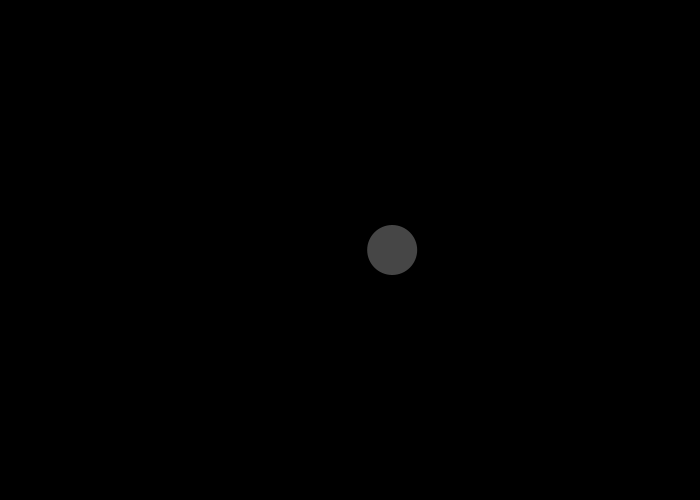
Frame 1 (no input)
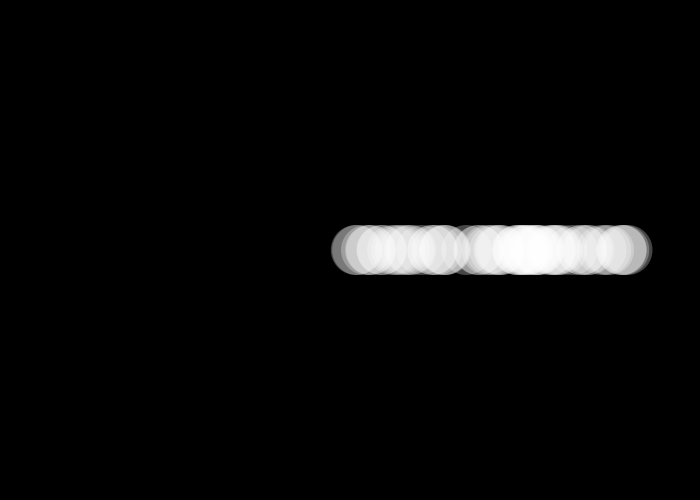
Frame 60 (the mouse pressed at the canvas centre just before this capture)
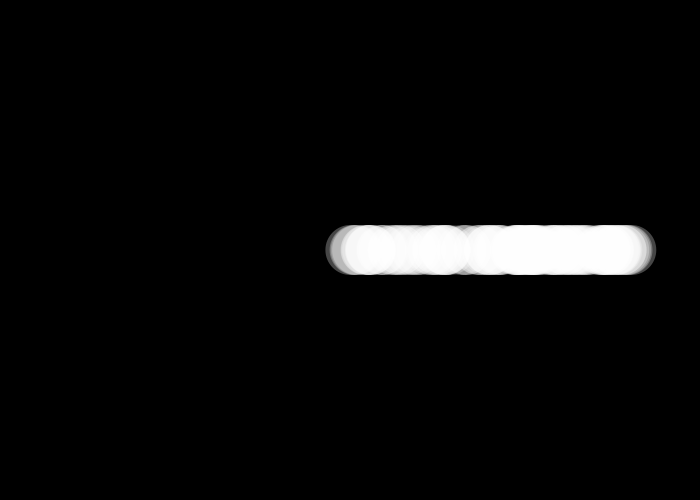
Frame 120 (the mouse held since frame 60 and released just before this capture)

The Processing sketch that drew these frames (run headless with seeded random() and noise(); from frame 60 on, the mouse is pressed at the canvas centre):

// Processing sketch: NOC_GaussianDistI
// ── NOC_GaussianDistI.pde

//Solving for Standard Deviation
int elementCount = 100;
float[] array = new float[elementCount];                  //Initialize an array
float[] diffmean = new float[elementCount];
float[] squarediffmean = new float[elementCount];
float[] sortedArray = new float[elementCount];
int counterSum;                                           //Set a counter
int counterVar;                                           //Set a counter
float sum;
float mean;
float sumVariance;
float standardVar;


void setup(){
  size(700,500);
  background(0);
  //array[0] = 1;
  for (int i = 0; i < array.length; i++){
    array[i] = random(0,height);
  }
  for (int i = 0; i < array.length; i++){
    print(array[i],",");
  }
  while (counterSum < array.length){                       //Find the sum
    sum = sum + array[counterSum];
    counterSum++;
  }
  println(sum);
  
  mean = sum/(array.length-1);
  
  
  for (int i = 0; i < array.length; i++){                  //Difference from the mean
    diffmean[i] = array[i]-mean;
  }
  for (int i = 0; i < diffmean.length; i++){
    print(diffmean[i], ",");
  }
  for (int i = 0; i < squarediffmean.length; i++){         //Variance
    squarediffmean[i] = pow(diffmean[i],2.0);
  }
  for (int i = 0; i < squarediffmean.length; i++){
    print(squarediffmean[i], ",");
  }
  
  while (counterVar < squarediffmean.length){              //Find the sum
    sumVariance = sumVariance + squarediffmean[counterVar];
    counterVar++;
    println(sumVariance);
  }
  println(sumVariance);                                    //Calculating the Standard Deviation
  standardVar = sqrt(sumVariance);
  println(standardVar);
  println(mean);
  println(array.length);
  println(width);
  
  sortedArray = sort(array);
  //println(sortedArray);
  
//Plot the distribution
  /*translate(0,height);
  scale(1,-1);
  fill(0,120);
  noStroke();
  float boxWidth = width/array.length;
  //println(boxWidth);
  for (int i = 0; i < array.length;i++){
    rect(i*boxWidth,0,boxWidth/1.01,array[i]);
  }
   for (int i = 0; i < array.length;i++){
    rect(i*boxWidth,0,boxWidth/1.01,sortedArray[i]);
  }
  */
}
void draw(){                     //Trying Normal Distribution using 
                                 //normal random function 
                                 //(which doesn't show Gaussian)
 
 float num = random(0,height);
 float sd = standardVar;
 float x = sd*num+mean;
 translate(width/2,height/2);
 scale(1,-1);
 noStroke();
 fill(255,70);
 ellipse(x/2500,0,50,50);
}
